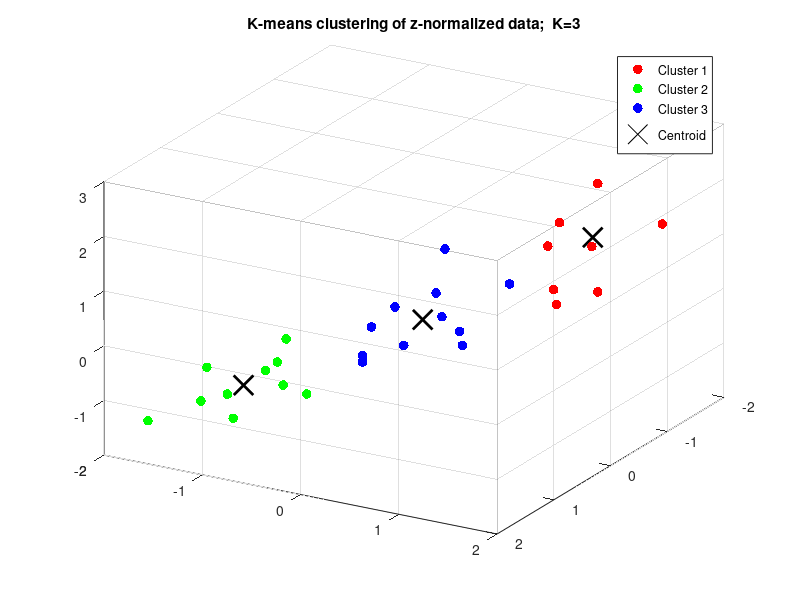
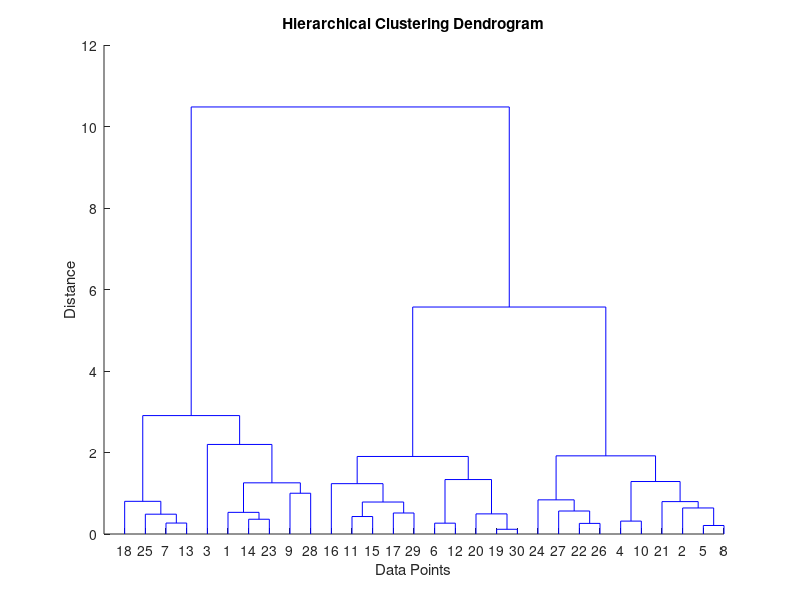
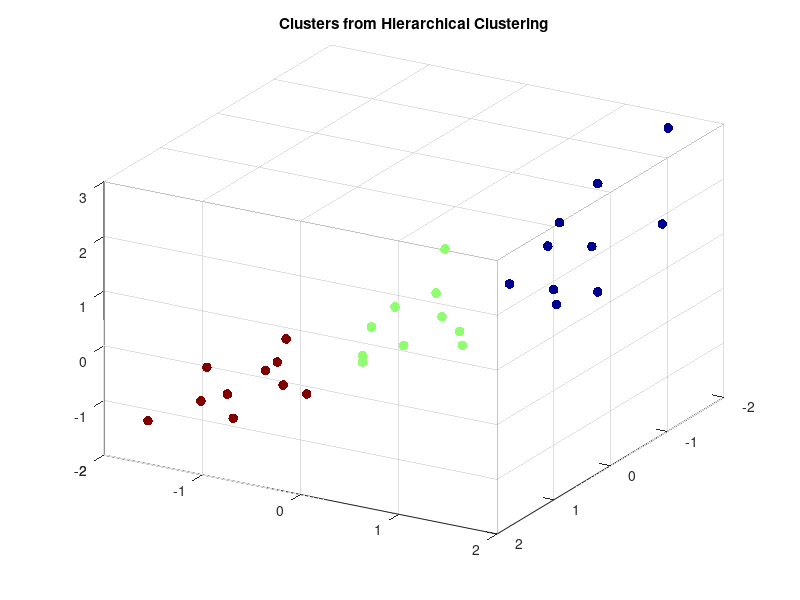

Recreate these plots in MATLAB, in order.
clear all
close all
clc

%% Load the data
X = load('data.mat').X;
% 30x3 data matrix for 30 different
% Column1 : strength [MPa]
% Column2 : strain to failure [%]
% Column3 : elastic modulus [GPa]

%% Normalize dataset
mean = mean(X);
stdDev = std(X);
zNormalData = normalize(X);
%X_reconstructed = zNormalData.*stdDev + mean;


%% Part (a) : K-means clustering
K = 3;
numInitializations = 1000;       % define the number of random initializations
choiceMultiple = 10;    
% random centroids generated are numInitializations*choiceMultiple
% this is done to further increase randomness by using datasample
paddedNumInits = choiceMultiple*numInitializations;

% Variables to store the results
bestIdx = [];
bestCentroids = [];
bestWCSS = Inf;
randomCentroids = [randn(paddedNumInits, 1), randn(paddedNumInits, 1), randn(paddedNumInits, 1)];

for i = 1:numInitializations
    % Randomly initialize cluster centroids
    initialCentroids = datasample(randomCentroids, K, 'Replace', false);
    
    % Perform K-means clustering with these initial centroids
    [idx, centroids, sumd] = kmeans(zNormalData, K, 'Start', initialCentroids);
    
    % Calculate the total within-cluster sum of squares (WCSS)
    wcss = sum(sumd);
    
    % Check if this initialization results in a lower WCSS
    if wcss < bestWCSS
        bestIdx = idx;
        bestCentroids = centroids;
        bestWCSS = wcss;
        %disp(bestWCSS);
    end
end


% Plot the best clustered data
colors = ['r', 'g', 'b', 'c', 'm', 'y', 'k'];
figure;
hold on;
for i = 1:K
    cluster_points = zNormalData(bestIdx == i, :);

    scatter3(cluster_points(:, 1), cluster_points(:, 2), cluster_points(:, 3), 50, colors(i),'filled', 'DisplayName', ['Cluster ',num2str(i,'%d') ]);
end
colormap('jet');  % Set the colormap as needed
scatter3(bestCentroids(:, 1), bestCentroids(:, 2), bestCentroids(:, 3), 200, 'k', 'Marker', 'x', 'LineWidth',2, 'DisplayName', 'Centroid');
title(['K-means clustering of z-normalized data;  K=',num2str(K,'%d')]);
legend('Location', 'Best');
grid on;
hold off;

% Set the perspective view
view(-30, -30); % Azimuth: 30 degrees, Elevation: 45 degrees


%{
% Plot reconstructed data
X_reconstructed = zNormalData.*stdDev + mean;
bestCentroidsScaled = bestCentroids.*stdDev + mean;

% Plot the best clustered data
colors = ['r', 'g', 'b', 'c', 'm', 'y', 'k'];
figure;
hold on;
for i = 1:K
    cluster_points = X_reconstructed(bestIdx == i, :);
    scatter3(X_reconstructed(:, 1), X_reconstructed(:, 2), X_reconstructed(:, 3), 50, colors(i),'filled', 'DisplayName', ['Cluster ',num2str(i,'%d') ]);
end
colormap('jet');  % Set the colormap as needed
scatter3(bestCentroidsScaled(:, 1), bestCentroidsScaled(:, 2), bestCentroidsScaled(:, 3), 200, 'k', 'Marker', 'x', 'LineWidth',2, 'DisplayName', 'Centroid');
title(['K-means clustering of data;  K=',num2str(K,'%d')]);
legend('Location', 'Best');
grid on;
hold off;
% Set the perspective view
view(-30, -30); % Azimuth: 30 degrees, Elevation: 45 degrees
%}

%% Part (b) : Hierarchical clustering

% Perform hierarchical clustering
Z = linkage(zNormalData, 'ward'); % You can choose different linkage methods

% Visualize the hierarchical clustering using a dendrogram
figure;
dendrogram(Z);

title('Hierarchical Clustering Dendrogram');
xlabel('Data Points');
ylabel('Distance');

% Use Hierarchical Clustering to form Clusters
T = cluster(Z,"maxclust",3);

% Display the clusters using different colors in a scatter plot
figure;
scatter3(zNormalData(:, 1), zNormalData(:, 2), zNormalData(:, 3), 50, T, 'filled');
title('Clusters from Hierarchical Clustering');
colormap('jet');

% Set the perspective view
view(-30, -30); % Azimuth: 30 degrees, Elevation: 45 degrees
